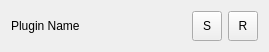
<?xml version="1.0" encoding="UTF-8"?>
<ui version="4.0">
 <class>PluginListItemWidget</class>
 <widget class="QWidget" name="PluginListItemWidget">
  <property name="geometry">
   <rect>
    <x>0</x>
    <y>0</y>
    <width>269</width>
    <height>48</height>
   </rect>
  </property>
  <property name="maximumSize">
   <size>
    <width>16777215</width>
    <height>48</height>
   </size>
  </property>
  <property name="windowTitle">
   <string>Form</string>
  </property>
  <property name="autoFillBackground">
   <bool>true</bool>
  </property>
  <layout class="QHBoxLayout" name="horizontalLayout">
   <item>
    <widget class="QLabel" name="pluginNameLbl">
     <property name="text">
      <string>Plugin Name</string>
     </property>
    </widget>
   </item>
   <item>
    <widget class="QToolButton" name="toolButton">
     <property name="minimumSize">
      <size>
       <width>30</width>
       <height>30</height>
      </size>
     </property>
     <property name="text">
      <string>S</string>
     </property>
     <property name="icon">
      <iconset resource="../../../Icons.qrc">
       <normaloff>:/icons/Resources/1377003296_cog.png</normaloff>:/icons/Resources/1377003296_cog.png</iconset>
     </property>
    </widget>
   </item>
   <item>
    <widget class="QToolButton" name="toolButton_2">
     <property name="minimumSize">
      <size>
       <width>30</width>
       <height>30</height>
      </size>
     </property>
     <property name="text">
      <string>R</string>
     </property>
     <property name="icon">
      <iconset resource="../../../Icons.qrc">
       <normaloff>:/icons/Resources/1377179129_cancel.png</normaloff>:/icons/Resources/1377179129_cancel.png</iconset>
     </property>
    </widget>
   </item>
  </layout>
 </widget>
 <resources>
  <include location="../../../Icons.qrc"/>
 </resources>
 <connections/>
</ui>
